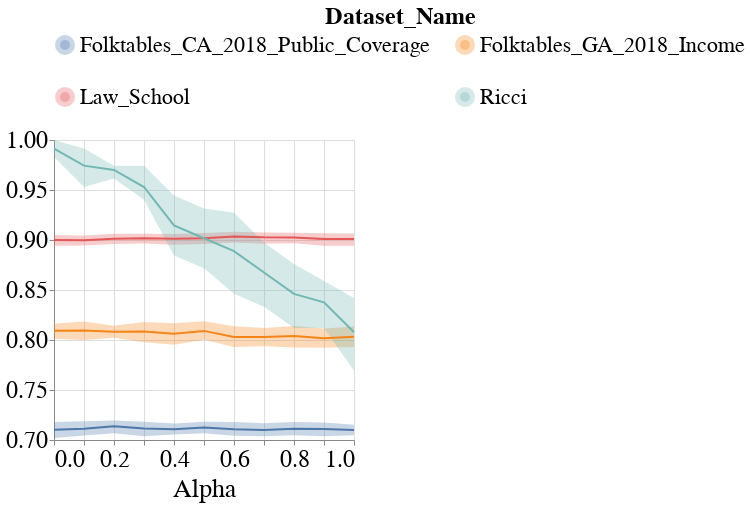

The notebook cell this image was saved under:
### Code cell
visualizer.create_overall_metric_line_bands_per_dataset_plot(model_name=MODEL_NAMES[0],
                                                             metric_name='Accuracy')

### Figure 1 — Vega-Lite specification as saved in the notebook (floating-point values rounded to 4 significant figures; data arrays with more than 128 entries replaced by an {"elided": "..."} marker saying what was removed)
{"config": {"view": {"continuousWidth": 400, "continuousHeight": 300}, "axis": {"labelFontSize": 24, "labelFontWeight": "normal", "titleFontSize": 26, "titleFontWeight": "normal"}, "legend": {"columns": 2, "direction": "horizontal", "labelFontSize": 22, "labelLimit": 400, "orient": "top", "symbolStrokeWidth": 10, "titleAnchor": "middle", "titleFontSize": 24, "titleLimit": 300}, "title": {"fontSize": 22}}, "layer": [{"mark": {"type": "errorband", "extent": "ci"}, "encoding": {"color": {"field": "Dataset_Name", "type": "nominal"}, "x": {"field": "Intervention_Param", "title": "Alpha", "type": "quantitative"}, "y": {"field": "Metric_Value", "scale": {"zero": false}, "title": "", "type": "quantitative"}}}, {"mark": "line", "encoding": {"color": {"field": "Dataset_Name", "type": "nominal"}, "x": {"field": "Intervention_Param", "title": "Alpha", "type": "quantitative"}, "y": {"aggregate": "mean", "field": "Metric_Value", "scale": {"zero": false}, "title": "", "type": "quantitative"}}}], "data": {"name": "data-51388d88c6259b68dffd5731b7639bd7"}, "height": 300, "width": 300, "$schema": "https://vega.github.io/schema/vega-lite/v4.17.0.json", "datasets": {"data-51388d88c6259b68dffd5731b7639bd7": {"elided": "264 records"}}}
